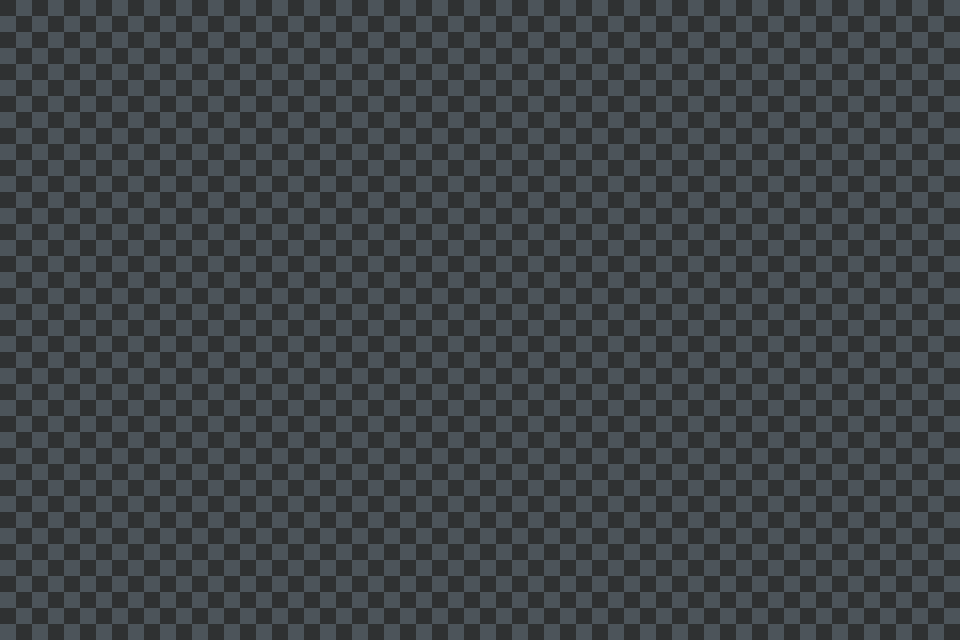

The image is a tile-based game level rendered from a .tmx file. Its description and complete source (layers, tilesets, objects, tile grids) follow:
An orthogonal 30x20 tile map with 32x32 px tiles, 1 tile layer (Default), 6 tilesets and 9 objects (2x Block, PlayerCharacter, Dummy, Knight).

<map version="1.10" tiledversion="1.10.2" orientation="orthogonal" renderorder="right-down" width="30" height="20" tilewidth="32" tileheight="32" infinite="0" nextlayerid="15" nextobjectid="19">
 <tileset firstgid="1" name="TX Chest Animation" tilewidth="32" tileheight="32" tilecount="256" columns="16">
  <image source="../Sprites/Tilesets/TX Chest Animation.png" width="512" height="512" />
 </tileset>
 <tileset firstgid="257" name="TX FX Flame" tilewidth="32" tileheight="32" tilecount="36" columns="6">
  <image source="../Sprites/Tilesets/TX FX Flame.png" width="200" height="200" />
 </tileset>
 <tileset firstgid="293" name="TX FX Torch Flame" tilewidth="32" tileheight="32" tilecount="16" columns="4">
  <image source="../Sprites/Tilesets/TX FX Torch Flame.png" width="128" height="128" />
 </tileset>
 <tileset firstgid="309" name="TX Tileset Ground" tilewidth="32" tileheight="32" tilecount="256" columns="16">
  <image source="../Sprites/Tilesets/TX Tileset Ground.png" width="512" height="512" />
 </tileset>
 <tileset firstgid="565" name="TX Village Props" tilewidth="32" tileheight="32" tilecount="1024" columns="32">
  <image source="../Sprites/Tilesets/TX Village Props.png" width="1024" height="1024" />
 </tileset>
 <tileset firstgid="1589" name="TemplateTileset" tilewidth="32" tileheight="32" tilecount="56" columns="7">
  <image source="../Sprites/Tilesets/TemplateTileset.png" width="224" height="256" />
 </tileset>
 <objectgroup id="12" name="Collision">
  <object id="11" x="0" y="640" width="960" height="32" />
  <object id="12" x="0" y="-32" width="960" height="32" />
  <object id="13" x="-32" y="0" width="32" height="640" />
  <object id="14" x="960" y="0" width="32" height="640" />
 </objectgroup>
 <objectgroup id="13" name="Spawn">
  <object id="5" name="Player" type="PlayerCharacter" x="22" y="448">
   <point />
  </object>
  <object id="6" name="Dummy" type="Dummy" x="77.3333" y="398.667">
   <point />
  </object>
  <object id="16" name="Knight" type="Knight" x="143.5" y="417">
   <point />
  </object>
  <object id="17" name="Block" type="Block" x="112" y="432">
   <point />
  </object>
  <object id="18" name="Block" type="Block" x="176" y="464">
   <point />
  </object>
 </objectgroup>
 <layer id="14" name="Default" width="30" height="20">
  <properties>
   <property name="Order" type="int" value="-100" />
  </properties>
  <data encoding="csv">
1595,1595,1595,1595,1595,1595,1595,1595,1595,1595,1595,1595,1595,1595,1595,1595,1595,1595,1595,1595,1595,1595,1595,1595,1595,1595,1595,1595,1595,1595,
1595,1595,1595,1595,1595,1595,1595,1595,1595,1595,1595,1595,1595,1595,1595,1595,1595,1595,1595,1595,1595,1595,1595,1595,1595,1595,1595,1595,1595,1595,
1595,1595,1595,1595,1595,1595,1595,1595,1595,1595,1595,1595,1595,1595,1595,1595,1595,1595,1595,1595,1595,1595,1595,1595,1595,1595,1595,1595,1595,1595,
1595,1595,1595,1595,1595,1595,1595,1595,1595,1595,1595,1595,1595,1595,1595,1595,1595,1595,1595,1595,1595,1595,1595,1595,1595,1595,1595,1595,1595,1595,
1595,1595,1595,1595,1595,1595,1595,1595,1595,1595,1595,1595,1595,1595,1595,1595,1595,1595,1595,1595,1595,1595,1595,1595,1595,1595,1595,1595,1595,1595,
1595,1595,1595,1595,1595,1595,1595,1595,1595,1595,1595,1595,1595,1595,1595,1595,1595,1595,1595,1595,1595,1595,1595,1595,1595,1595,1595,1595,1595,1595,
1595,1595,1595,1595,1595,1595,1595,1595,1595,1595,1595,1595,1595,1595,1595,1595,1595,1595,1595,1595,1595,1595,1595,1595,1595,1595,1595,1595,1595,1595,
1595,1595,1595,1595,1595,1595,1595,1595,1595,1595,1595,1595,1595,1595,1595,1595,1595,1595,1595,1595,1595,1595,1595,1595,1595,1595,1595,1595,1595,1595,
1595,1595,1595,1595,1595,1595,1595,1595,1595,1595,1595,1595,1595,1595,1595,1595,1595,1595,1595,1595,1595,1595,1595,1595,1595,1595,1595,1595,1595,1595,
1595,1595,1595,1595,1595,1595,1595,1595,1595,1595,1595,1595,1595,1595,1595,1595,1595,1595,1595,1595,1595,1595,1595,1595,1595,1595,1595,1595,1595,1595,
1595,1595,1595,1595,1595,1595,1595,1595,1595,1595,1595,1595,1595,1595,1595,1595,1595,1595,1595,1595,1595,1595,1595,1595,1595,1595,1595,1595,1595,1595,
1595,1595,1595,1595,1595,1595,1595,1595,1595,1595,1595,1595,1595,1595,1595,1595,1595,1595,1595,1595,1595,1595,1595,1595,1595,1595,1595,1595,1595,1595,
1595,1595,1595,1595,1595,1595,1595,1595,1595,1595,1595,1595,1595,1595,1595,1595,1595,1595,1595,1595,1595,1595,1595,1595,1595,1595,1595,1595,1595,1595,
1595,1595,1595,1595,1595,1595,1595,1595,1595,1595,1595,1595,1595,1595,1595,1595,1595,1595,1595,1595,1595,1595,1595,1595,1595,1595,1595,1595,1595,1595,
1595,1595,1595,1595,1595,1595,1595,1595,1595,1595,1595,1595,1595,1595,1595,1595,1595,1595,1595,1595,1595,1595,1595,1595,1595,1595,1595,1595,1595,1595,
1595,1595,1595,1595,1595,1595,1595,1595,1595,1595,1595,1595,1595,1595,1595,1595,1595,1595,1595,1595,1595,1595,1595,1595,1595,1595,1595,1595,1595,1595,
1595,1595,1595,1595,1595,1595,1595,1595,1595,1595,1595,1595,1595,1595,1595,1595,1595,1595,1595,1595,1595,1595,1595,1595,1595,1595,1595,1595,1595,1595,
1595,1595,1595,1595,1595,1595,1595,1595,1595,1595,1595,1595,1595,1595,1595,1595,1595,1595,1595,1595,1595,1595,1595,1595,1595,1595,1595,1595,1595,1595,
1595,1595,1595,1595,1595,1595,1595,1595,1595,1595,1595,1595,1595,1595,1595,1595,1595,1595,1595,1595,1595,1595,1595,1595,1595,1595,1595,1595,1595,1595,
1595,1595,1595,1595,1595,1595,1595,1595,1595,1595,1595,1595,1595,1595,1595,1595,1595,1595,1595,1595,1595,1595,1595,1595,1595,1595,1595,1595,1595,1595
</data>
 </layer>
</map>
